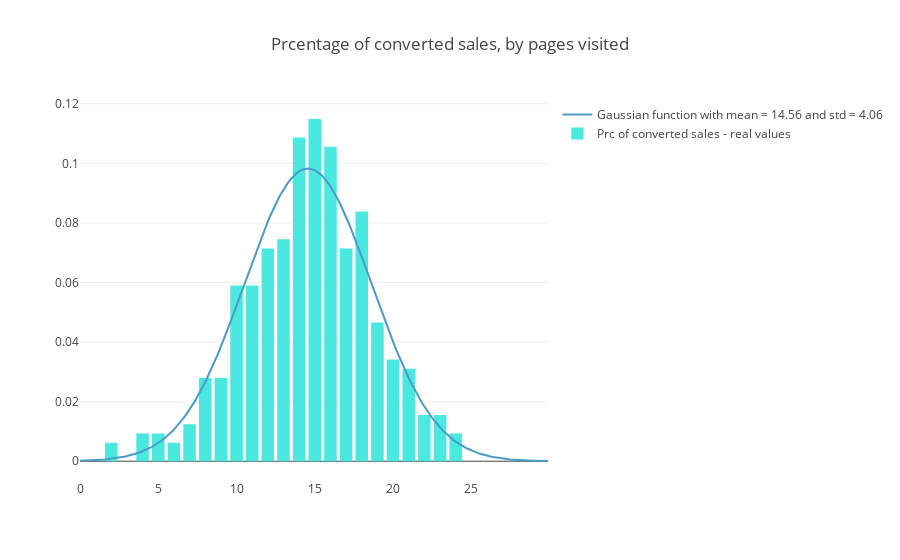

The cell this chart's notebook holds for it:
### Code cell
from scipy.stats import norm


x_axis = np.arange(0, 30, 0.1)


# Create figure
fig = go.Figure()

fig.add_trace(
    go.Scatter(
        x=x_axis,
        y=norm.pdf(x_axis,mean,std),
        name='Gaussian function with mean = {} and std = {}'.format(round(mean,2),round(std,2))
                ))

fig.add_trace(
    go.Bar(
        x=data_temp['total_pages_visited'],
        y=data_temp['convertion_prc'],
        name='Prc of converted sales - real values'
    )
)

# Set title
fig.update_layout(
    title_text="Prcentage of converted sales, by pages visited "
)

### Figure 1 — Plotly figure (JSON) as saved in the notebook; plotly's stock layout.template omitted (floating-point values rounded to 4 significant figures; data arrays with more than 128 entries replaced by an {"elided": "..."} marker saying what was removed)
{"data": [{"name": "Gaussian function with mean = 14.56 and std = 4.06", "type": "scatter", "x": {"elided": "300 float values"}, "y": {"elided": "300 float values"}}, {"name": "Prc of converted sales - real values", "type": "bar", "x": [1, 2, 3, 4, 5, 6, 7, 8, 9, 10, 11, 12, 13, 14, 15, 16, 17, 18, 19, 20, 21, 22, 23, 24], "y": [0, 0.006211, 0, 0.009317, 0.009317, 0.006211, 0.01242, 0.02795, 0.02795, 0.05901, 0.05901, 0.07143, 0.07453, 0.1087, 0.1149, 0.1056, 0.07143, 0.08385, 0.04658, 0.03416, 0.03106, 0.01553, 0.01553, 0.009317]}], "layout": {"title": {"text": "Prcentage of converted sales, by pages visited "}}}
